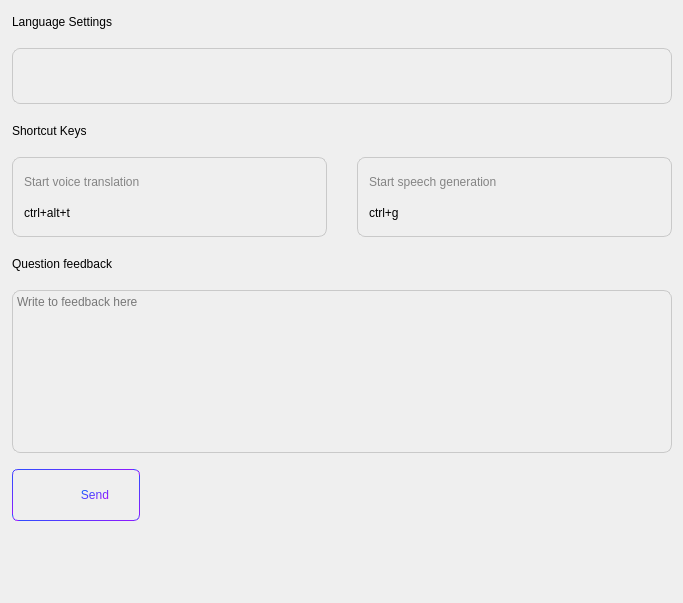
<?xml version="1.0" encoding="UTF-8"?>
<ui version="4.0">
 <class>WGerenalPageClass</class>
 <widget class="QWidget" name="WGerenalPageClass">
  <property name="geometry">
   <rect>
    <x>0</x>
    <y>0</y>
    <width>683</width>
    <height>603</height>
   </rect>
  </property>
  <property name="maximumSize">
   <size>
    <width>683</width>
    <height>16777215</height>
   </size>
  </property>
  <property name="windowTitle">
   <string>WGerenalPage</string>
  </property>
  <property name="styleSheet">
   <string notr="true">QWidget{
	font: 14px &quot;微软雅黑&quot;;
}
QFrame#frame_language,#frame_key1,#frame_key2{
	border-radius:8px;
	border:1px solid #c9c9c9;
}

QLabel#label_4,#label_6{
	color: #848484;
}

QPushButton{
	border-radius:8px;
	border:1px solid #c9c9c9;
}

QPushButton#pb_tip{
	border:none;
	background-position: center;
    background-repeat: no-repeat;
}

QPushButton#pb_send{
	border:none;
	background-position: left;
    background-repeat: no-repeat;
	border-radius:6px;
	border:1px solid qlineargradient(spread:pad, x1:0, y1:0, x2:1, y2:1, stop:0 #0066FF, stop:1 #BD00FF);
	color: qlineargradient(spread:pad, x1:0, y1:0, x2:1, y2:1, stop:0 #0066FF, stop:1 #BD00FF);
	background-image: url(:/QtTest/icon/Setting/send.png);
	background-origin: content;
	padding-left: 40px;

	text-align: right;
    padding-right:30px;
}

QPushButton#pb_tip{
	background-image: url(:/QtTest/icon/Speech/Language.png);
}

QTextEdit{
	background-color: transparent;
	border:1px solid #c9c9c9;
	border-radius:8px;
}

QComboBox{
	border:none;
	background-color: rgba(255, 255, 255,0);
}

QComboBox::drop-down {
    subcontrol-origin: padding;
    subcontrol-position: top right;
    width: 20px;
    border-top-right-radius: 3px; /* same radius as the QComboBox */
    border-bottom-right-radius: 3px;
}

QComboBox::down-arrow {
	image: url(:/QtTest/icon/Speech/down.png);
}

QComboBox QAbstractItemView::item { 
	min-height: 30px;
}</string>
  </property>
  <layout class="QVBoxLayout" name="verticalLayout">
   <property name="spacing">
    <number>16</number>
   </property>
   <property name="leftMargin">
    <number>12</number>
   </property>
   <item>
    <widget class="QLabel" name="label">
     <property name="minimumSize">
      <size>
       <width>0</width>
       <height>21</height>
      </size>
     </property>
     <property name="maximumSize">
      <size>
       <width>16777215</width>
       <height>21</height>
      </size>
     </property>
     <property name="text">
      <string>Language Settings</string>
     </property>
    </widget>
   </item>
   <item>
    <widget class="QFrame" name="frame_language">
     <property name="minimumSize">
      <size>
       <width>610</width>
       <height>56</height>
      </size>
     </property>
     <property name="maximumSize">
      <size>
       <width>660</width>
       <height>56</height>
      </size>
     </property>
     <property name="frameShape">
      <enum>QFrame::StyledPanel</enum>
     </property>
     <property name="frameShadow">
      <enum>QFrame::Raised</enum>
     </property>
     <layout class="QHBoxLayout" name="horizontalLayout">
      <property name="topMargin">
       <number>0</number>
      </property>
      <property name="bottomMargin">
       <number>0</number>
      </property>
      <item>
       <widget class="QPushButton" name="pb_tip">
        <property name="minimumSize">
         <size>
          <width>16</width>
          <height>16</height>
         </size>
        </property>
        <property name="maximumSize">
         <size>
          <width>16</width>
          <height>16</height>
         </size>
        </property>
        <property name="text">
         <string/>
        </property>
       </widget>
      </item>
      <item>
       <widget class="QComboBox" name="comboBox">
        <property name="minimumSize">
         <size>
          <width>0</width>
          <height>40</height>
         </size>
        </property>
       </widget>
      </item>
     </layout>
    </widget>
   </item>
   <item>
    <widget class="QLabel" name="label_2">
     <property name="minimumSize">
      <size>
       <width>0</width>
       <height>21</height>
      </size>
     </property>
     <property name="maximumSize">
      <size>
       <width>16777215</width>
       <height>21</height>
      </size>
     </property>
     <property name="text">
      <string>Shortcut Keys</string>
     </property>
    </widget>
   </item>
   <item>
    <layout class="QHBoxLayout" name="horizontalLayout_2">
     <property name="spacing">
      <number>30</number>
     </property>
     <item>
      <widget class="QFrame" name="frame_key1">
       <property name="minimumSize">
        <size>
         <width>300</width>
         <height>80</height>
        </size>
       </property>
       <property name="maximumSize">
        <size>
         <width>315</width>
         <height>80</height>
        </size>
       </property>
       <property name="frameShape">
        <enum>QFrame::StyledPanel</enum>
       </property>
       <property name="frameShadow">
        <enum>QFrame::Raised</enum>
       </property>
       <layout class="QVBoxLayout" name="verticalLayout_2">
        <item>
         <widget class="QLabel" name="label_4">
          <property name="text">
           <string>Start voice translation</string>
          </property>
         </widget>
        </item>
        <item>
         <widget class="QLabel" name="label_5">
          <property name="text">
           <string>ctrl+alt+t</string>
          </property>
         </widget>
        </item>
       </layout>
      </widget>
     </item>
     <item>
      <widget class="QFrame" name="frame_key2">
       <property name="minimumSize">
        <size>
         <width>300</width>
         <height>80</height>
        </size>
       </property>
       <property name="maximumSize">
        <size>
         <width>315</width>
         <height>80</height>
        </size>
       </property>
       <property name="frameShape">
        <enum>QFrame::StyledPanel</enum>
       </property>
       <property name="frameShadow">
        <enum>QFrame::Raised</enum>
       </property>
       <layout class="QVBoxLayout" name="verticalLayout_3">
        <item>
         <widget class="QLabel" name="label_6">
          <property name="text">
           <string>Start speech generation</string>
          </property>
         </widget>
        </item>
        <item>
         <widget class="QLabel" name="label_7">
          <property name="text">
           <string>ctrl+g</string>
          </property>
         </widget>
        </item>
       </layout>
      </widget>
     </item>
    </layout>
   </item>
   <item>
    <widget class="QLabel" name="label_3">
     <property name="minimumSize">
      <size>
       <width>0</width>
       <height>21</height>
      </size>
     </property>
     <property name="maximumSize">
      <size>
       <width>16777215</width>
       <height>21</height>
      </size>
     </property>
     <property name="text">
      <string>Question feedback</string>
     </property>
    </widget>
   </item>
   <item>
    <widget class="QTextEdit" name="textEdit">
     <property name="sizePolicy">
      <sizepolicy hsizetype="Expanding" vsizetype="Expanding">
       <horstretch>0</horstretch>
       <verstretch>0</verstretch>
      </sizepolicy>
     </property>
     <property name="minimumSize">
      <size>
       <width>610</width>
       <height>163</height>
      </size>
     </property>
     <property name="maximumSize">
      <size>
       <width>660</width>
       <height>163</height>
      </size>
     </property>
     <property name="placeholderText">
      <string>Write to feedback here</string>
     </property>
    </widget>
   </item>
   <item>
    <widget class="QPushButton" name="pb_send">
     <property name="minimumSize">
      <size>
       <width>128</width>
       <height>52</height>
      </size>
     </property>
     <property name="maximumSize">
      <size>
       <width>128</width>
       <height>52</height>
      </size>
     </property>
     <property name="text">
      <string>Send</string>
     </property>
    </widget>
   </item>
   <item>
    <spacer name="verticalSpacer">
     <property name="orientation">
      <enum>Qt::Vertical</enum>
     </property>
     <property name="sizeHint" stdset="0">
      <size>
       <width>20</width>
       <height>124</height>
      </size>
     </property>
    </spacer>
   </item>
  </layout>
 </widget>
 <layoutdefault spacing="6" margin="11"/>
 <resources>
  <include location="../../AiSound.qrc"/>
 </resources>
 <connections/>
</ui>
